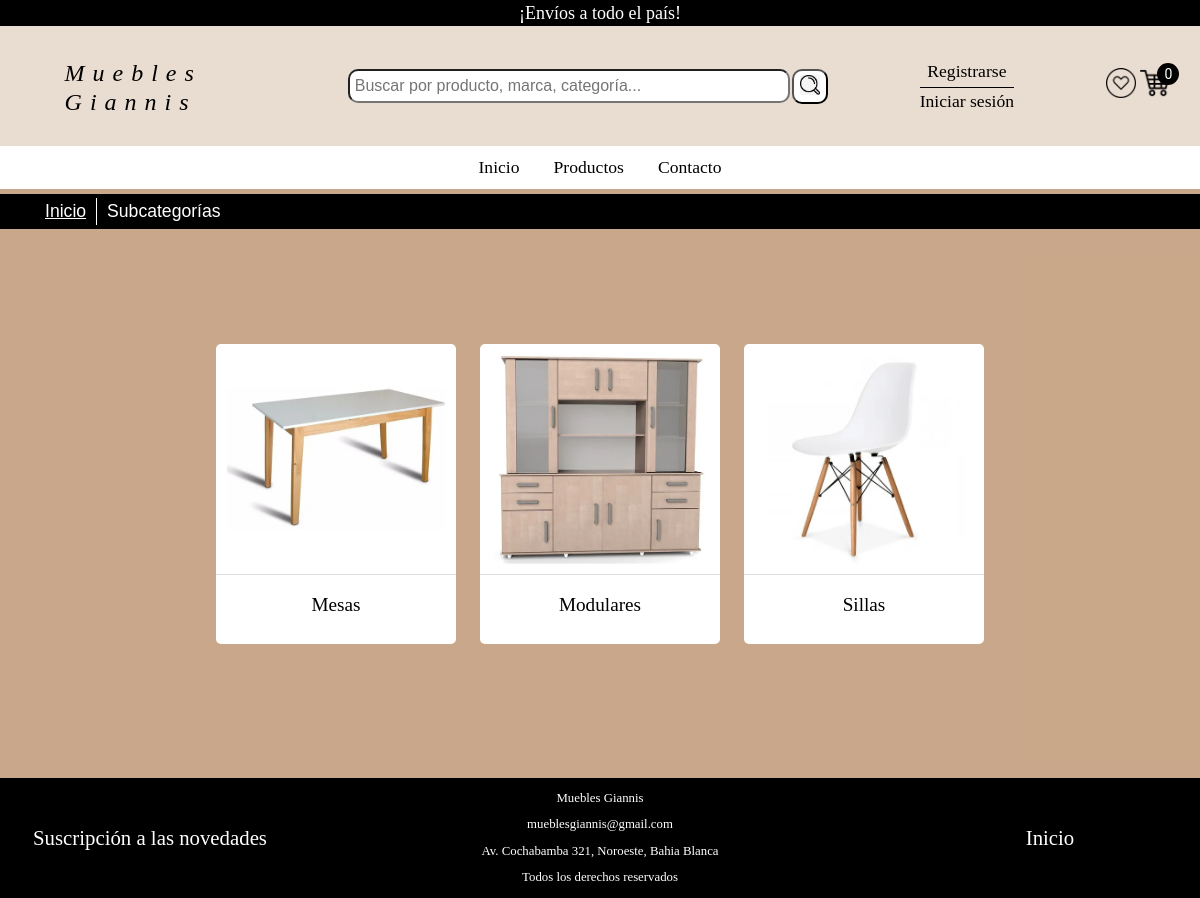
The app's page /vistas/subcategoria.php?categoria=1 with its own data.
### tables this page shows
CREATE TABLE `imagen_subcategorias` (
  `id` int(255) NOT NULL,
  `id_subcategoria` int(255) NOT NULL,
  `destination` varchar(255) NOT NULL
);

CREATE TABLE `subcategoria` (
  `id_subcategoria` int(100) NOT NULL,
  `nombre_subcategoria` varchar(100) NOT NULL,
  `id_categoria` int(100) NOT NULL,
  `activo` tinyint(4) NOT NULL DEFAULT 1
);

### controlador/config.php (called while the page is built, shortened)
<?php
    $user = (isset($_SESSION["user"]) && !empty($_SESSION["user"]))? trim($_SESSION["user"]):"";
?>

### controlador/funciones.php (the view, shortened to what this page needs)
<?php
    require_once "../inc/conn.php";
    require_once "config.php";
    function crear_barra() {
        global $user;
        global $perfil;
        $links="";
        if (isset($_GET["code"]) || isset($_SESSION["user_first_name"])){
            $links = "
                <a href='informacionPersonal.php' title='Perfil'> <span>"
                    . $_SESSION["user_first_name"] . $_SESSION["user_last_name"] .
                " </span> &nbsp;</a>
                <a href='../controlador/logout.php' id='cerrar' title='Cerrar sesión de usuario'> X </a>
            ";
        }
        else if ($user=="") {
            $links = "
                <a href='login.php?reg=true' title='Crear una cuenta de usuario' id='btn-registrar'> Registrarse</a>
                <a href='login.php' title='Iniciar sesión' id='iniciar-sesion'> Iniciar sesión</a>
            ";
        } else if($perfil=="E"){
            $links = "
                <span title='Nombre de usuario' id='span'> {$_SESSION['nombre']}  </span>
                <a href='../controlador/cerrarSesion.php'  id='cerrar' title='Cerrar sesión de usuario'> X </a>
            ";
        } else if($perfil=="U"){
            $links = "
                <a href='informacionPersonal.php' title='Perfil'> <span> {$_SESSION['user']} </span> &nbsp;</a>
                <a href='../controlador/cerrarSesion.php' id='cerrar' title='Cerrar sesión de usuario'> X </a>
            ";
        }
        $barra_superior ="
            <div id='perfil-usuario'>
                $links
            </div>
        ";
        return $barra_superior;
    }
    function crear_imagenes ($consulta){
		$i=0;
		echo "
            <form action='listadoXLS.php' method='post' id='form-filtrado' class='form-prod' name='form-filtrado'>
			    <h2 class='titulo-catalogo'> Muebles Giannis - Catálogo </h2>";
            if (!$consulta){
                $i++;
                echo "<p>Lo sentimos, ha ocurrido un error inesperado </p>";
            }
            else if (isset($_GET["categoria"])){
                foreach ($consulta as $row) {
                    $path = $row["destination"];
                    $i++;
                    echo "<div class='producto'>
                            <img src='../$path' class='img-cat' id='$i' alt='Imagen subcategoría".ucfirst($row['nombre_subcategoria'])."' title='".ucfirst($row['nombre_subcategoria'])."'>
                            <h2 class='titulo-subcat'>". ucfirst($row["nombre_subcategoria"])." </h2>
                        </div>
                    ";
                };
            }
        echo "
            </form>
        ";
	}
    function obtener_imagenes_subcategorias($categoria){
        global $db;
        if ($categoria !== ""){
            $sql = "SELECT destination, nombre_subcategoria
                    FROM imagen_subcategorias as s
                    INNER JOIN subcategoria as sub ON s.id_subcategoria = sub.id_subcategoria
                    INNER JOIN categoria as c ON sub.id_categoria = c.id_categoria
                    WHERE c.id_categoria = :categoria AND sub.activo = 1
            ";
            $stmt = $db->prepare($sql);
            $stmt->bindParam(':categoria', $categoria, PDO::PARAM_INT);
            $stmt->execute();
            $rs = $stmt->fetchAll();
            return $rs;
        }
        return false;
    }
?>

### assets/css/estilos.css (style rules this page uses)
body { font-family: "Salesforce Sans", serif; font-size: 1.1rem; line-height: 1.5em; margin: 0; height: 100%; }
header a { text-decoration: none; color: black; }
#perfil-usuario { display: flex; align-items: center; justify-content: center; flex-wrap: wrap; width: 160px; height: 50%; text-align: center; }
#btn-registrar { width: 100%; }
#iniciar-sesion { border-top: solid 1px #000; }
a { text-decoration: none; color:#000; }
.img-cat { width: 230px; height: 230px; border-bottom: 0.1px solid rgba(205,205,205,0.7); }
.producto { width: 30%; min-height: 400px; margin: 0 0 3% 0; cursor: pointer; border-radius: 5px; overflow: hidden; background-color: white; }
.producto img { width: 100%; max-height: 230px; }
.descripcion, .titulo-subcat { display: flex; height: 25%; justify-content: center; text-align: center; background-color: white; margin: 0; padding: 10px 5px; font-weight: normal; font-size: 1.1rem; min-height: 65px; align-items: center; }
.titulo-subcat { font-weight: normal; font-size: 1.2rem; }
#form-filtrado { display: flex; order: 1; margin: 0; justify-content: space-around; flex-flow: row wrap; align-content: flex-start; width: 90%; }

### vistas/subcategoria.php (style rules this page uses)
.img-cat { object-fit: contain; }
#form-filtrado { width: 100%; justify-content: center; padding: 0; }
.producto { height:300px; min-height: auto; margin: 0 1% 1% 1%; width: 20%; }
.titulo-subcat { min-height: auto; height: auto; }

### records on screen
imagen_subcategorias: destination (picture), id_subcategoria.nombre_subcategoria "Mesas"
imagen_subcategorias: destination (picture), id_subcategoria.nombre_subcategoria "Modulares"
imagen_subcategorias: destination (picture), id_subcategoria.nombre_subcategoria "Sillas"

### other values on screen
$cantidad_carrito "0"
